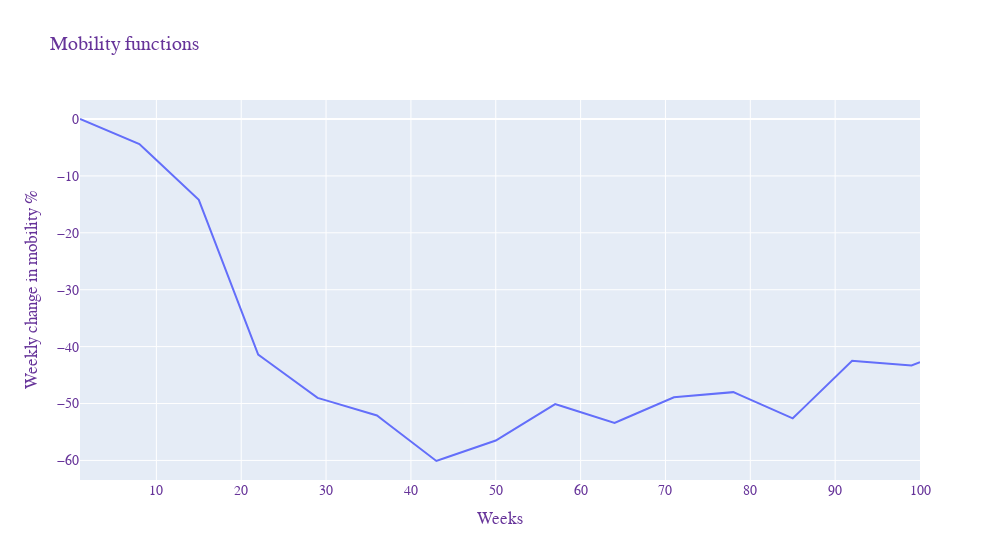

The notebook cell this image was saved under:
### Markdown cell above
Created the mobility function for Västtrafik

### Code cell
temp_VT = VT_mobility_data['Totalt']

T = []
for week in range(len(temp_VT)-1):
    T.extend(np.linspace(temp_VT[week],temp_VT[week+1],8)[:7])
    
VT_mobilityfunc = interp1d(t,T[:prediction_time],kind='linear',fill_value="extrapolate")

functionfig = go.Figure()

functionfig.add_trace(go.Scatter(x=t, y=VT_mobilityfunc(t),
                    mode='lines',
                    name='Mobility function'))
functionfig.update_layout(
                title='Mobility functions',
                xaxis_title='Weeks',
                yaxis_title='Weekly change in mobility %',
                autosize=False,
                width=1000,
                
                font=dict(
                family="Courier New, monospace",
                size=14,
                color="RebeccaPurple"
    )
) 
functionfig.show()

### Figure 1 — Plotly figure (JSON) as saved in the notebook; plotly's stock layout.template omitted (floating-point values rounded to 4 significant figures)
{"data": [{"mode": "lines", "name": "Mobility function", "type": "scatter", "x": [1, 2, 3, 4, 5, 6, 7, 8, 9, 10, 11, 12, 13, 14, 15, 16, 17, 18, 19, 20, 21, 22, 23, 24, 25, 26, 27, 28, 29, 30, 31, 32, 33, 34, 35, 36, 37, 38, 39, 40, 41, 42, 43, 44, 45, 46, 47, 48, 49, 50, 51, 52, 53, 54, 55, 56, 57, 58, 59, 60, 61, 62, 63, 64, 65, 66, 67, 68, 69, 70, 71, 72, 73, 74, 75, 76, 77, 78, 79, 80, 81, 82, 83, 84, 85, 86, 87, 88, 89, 90, 91, 92, 93, 94, 95, 96, 97, 98, 99, 100], "y": [0, -0.6286, -1.257, -1.886, -2.514, -3.143, -3.771, -4.4, -5.8, -7.2, -8.6, -10, -11.4, -12.8, -14.2, -18.09, -21.97, -25.86, -29.74, -33.63, -37.51, -41.4, -42.49, -43.57, -44.66, -45.74, -46.83, -47.91, -49, -49.44, -49.89, -50.33, -50.77, -51.21, -51.66, -52.1, -53.24, -54.39, -55.53, -56.67, -57.81, -58.96, -60.1, -59.59, -59.07, -58.56, -58.04, -57.53, -57.01, -56.5, -55.59, -54.67, -53.76, -52.84, -51.93, -51.01, -50.1, -50.57, -51.04, -51.51, -51.99, -52.46, -52.93, -53.4, -52.76, -52.11, -51.47, -50.83, -50.19, -49.54, -48.9, -48.77, -48.64, -48.51, -48.39, -48.26, -48.13, -48, -48.66, -49.31, -49.97, -50.63, -51.29, -51.94, -52.6, -51.16, -49.71, -48.27, -46.83, -45.39, -43.94, -42.5, -42.61, -42.73, -42.84, -42.96, -43.07, -43.19, -43.3, -42.74]}], "layout": {"autosize": false, "font": {"color": "RebeccaPurple", "family": "Courier New, monospace", "size": 14}, "title": {"text": "Mobility functions"}, "width": 1000, "xaxis": {"title": {"text": "Weeks"}}, "yaxis": {"title": {"text": "Weekly change in mobility %"}}}}
